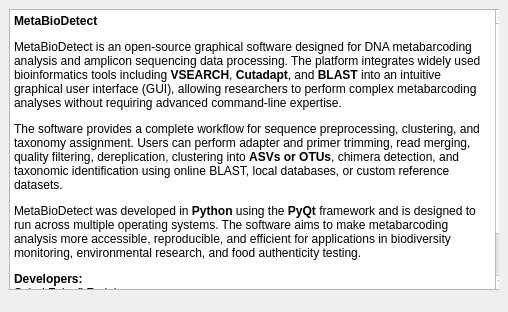
<?xml version="1.0" encoding="UTF-8"?>
<ui version="4.0">
 <class>About</class>
 <widget class="QMainWindow" name="About">
  <property name="geometry">
   <rect>
    <x>0</x>
    <y>0</y>
    <width>508</width>
    <height>312</height>
   </rect>
  </property>
  <property name="windowTitle">
   <string>About MetaBioDetect</string>
  </property>
  <widget class="QWidget" name="centralwidget">
   <layout class="QVBoxLayout" name="verticalLayout_2">
    <item>
     <widget class="QFrame" name="frame">
      <property name="frameShape">
       <enum>QFrame::NoFrame</enum>
      </property>
      <property name="frameShadow">
       <enum>QFrame::Plain</enum>
      </property>
      <widget class="QTextBrowser" name="textBrowser">
       <property name="geometry">
        <rect>
         <x>0</x>
         <y>0</y>
         <width>501</width>
         <height>281</height>
        </rect>
       </property>
       <property name="html">
        <string>&lt;!DOCTYPE HTML PUBLIC &quot;-//W3C//DTD HTML 4.0//EN&quot; &quot;http://www.w3.org/TR/REC-html40/strict.dtd&quot;&gt;
&lt;html&gt;&lt;head&gt;&lt;meta name=&quot;qrichtext&quot; content=&quot;1&quot; /&gt;&lt;style type=&quot;text/css&quot;&gt;
p, li { white-space: pre-wrap; }
&lt;/style&gt;&lt;/head&gt;&lt;body style=&quot; font-family:'MS Shell Dlg 2'; font-size:9.6pt; font-weight:400; font-style:normal;&quot;&gt;
&lt;p style=&quot; margin-top:12px; margin-bottom:12px; margin-left:0px; margin-right:0px; -qt-block-indent:0; text-indent:0px;&quot;&gt;&lt;span style=&quot; font-size:9pt; font-weight:600;&quot;&gt;MetaBioDetect&lt;/span&gt;&lt;/p&gt;
&lt;p style=&quot; margin-top:12px; margin-bottom:12px; margin-left:0px; margin-right:0px; -qt-block-indent:0; text-indent:0px;&quot;&gt;&lt;span style=&quot; font-size:9pt;&quot;&gt;MetaBioDetect is an open-source graphical software designed for DNA metabarcoding analysis and amplicon sequencing data processing. The platform integrates widely used bioinformatics tools including &lt;/span&gt;&lt;span style=&quot; font-size:9pt; font-weight:600;&quot;&gt;VSEARCH&lt;/span&gt;&lt;span style=&quot; font-size:9pt;&quot;&gt;, &lt;/span&gt;&lt;span style=&quot; font-size:9pt; font-weight:600;&quot;&gt;Cutadapt&lt;/span&gt;&lt;span style=&quot; font-size:9pt;&quot;&gt;, and &lt;/span&gt;&lt;span style=&quot; font-size:9pt; font-weight:600;&quot;&gt;BLAST&lt;/span&gt;&lt;span style=&quot; font-size:9pt;&quot;&gt; into an intuitive graphical user interface (GUI), allowing researchers to perform complex metabarcoding analyses without requiring advanced command-line expertise.&lt;/span&gt;&lt;/p&gt;
&lt;p style=&quot; margin-top:12px; margin-bottom:12px; margin-left:0px; margin-right:0px; -qt-block-indent:0; text-indent:0px;&quot;&gt;&lt;span style=&quot; font-size:9pt;&quot;&gt;The software provides a complete workflow for sequence preprocessing, clustering, and taxonomy assignment. Users can perform adapter and primer trimming, read merging, quality filtering, dereplication, clustering into &lt;/span&gt;&lt;span style=&quot; font-size:9pt; font-weight:600;&quot;&gt;ASVs or OTUs&lt;/span&gt;&lt;span style=&quot; font-size:9pt;&quot;&gt;, chimera detection, and taxonomic identification using online BLAST, local databases, or custom reference datasets.&lt;/span&gt;&lt;/p&gt;
&lt;p style=&quot; margin-top:12px; margin-bottom:12px; margin-left:0px; margin-right:0px; -qt-block-indent:0; text-indent:0px;&quot;&gt;&lt;span style=&quot; font-size:9pt;&quot;&gt;MetaBioDetect was developed in &lt;/span&gt;&lt;span style=&quot; font-size:9pt; font-weight:600;&quot;&gt;Python&lt;/span&gt;&lt;span style=&quot; font-size:9pt;&quot;&gt; using the &lt;/span&gt;&lt;span style=&quot; font-size:9pt; font-weight:600;&quot;&gt;PyQt&lt;/span&gt;&lt;span style=&quot; font-size:9pt;&quot;&gt; framework and is designed to run across multiple operating systems. The software aims to make metabarcoding analysis more accessible, reproducible, and efficient for applications in biodiversity monitoring, environmental research, and food authenticity testing.&lt;/span&gt;&lt;/p&gt;
&lt;p style=&quot; margin-top:12px; margin-bottom:12px; margin-left:0px; margin-right:0px; -qt-block-indent:0; text-indent:0px;&quot;&gt;&lt;span style=&quot; font-size:9pt; font-weight:600;&quot;&gt;Developers:&lt;/span&gt;&lt;span style=&quot; font-size:9pt;&quot;&gt;&lt;br /&gt;Sajad Falsafi Zadeh&lt;br /&gt;Zahra Karimi&lt;/span&gt;&lt;/p&gt;
&lt;p style=&quot; margin-top:12px; margin-bottom:12px; margin-left:0px; margin-right:0px; -qt-block-indent:0; text-indent:0px;&quot;&gt;&lt;span style=&quot; font-size:9pt;&quot;&gt;MetaBioDetect is open-source software released under the MIT License.&lt;/span&gt;&lt;/p&gt;&lt;/body&gt;&lt;/html&gt;</string>
       </property>
      </widget>
     </widget>
    </item>
   </layout>
  </widget>
  <widget class="QMenuBar" name="menubar">
   <property name="geometry">
    <rect>
     <x>0</x>
     <y>0</y>
     <width>508</width>
     <height>26</height>
    </rect>
   </property>
  </widget>
 </widget>
 <resources/>
 <connections/>
</ui>
